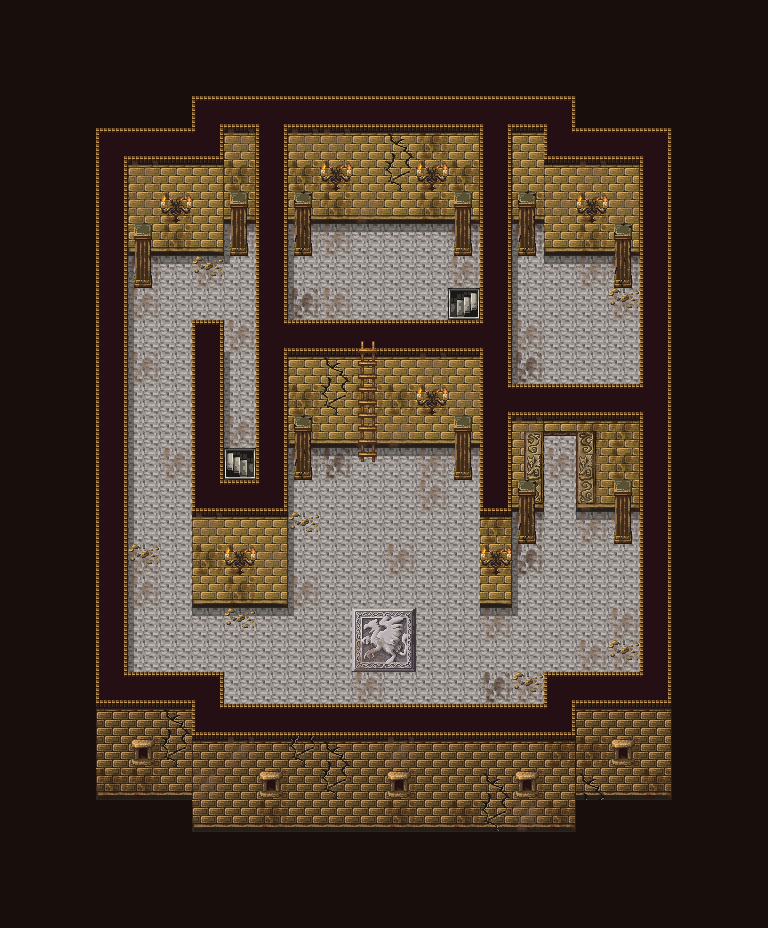

A level layout from a 2D game, rendered from its tile map. Below: a short description, then the map file with tile-grid data replaced by summaries:
An orthogonal 24x29 tile map with 32x32 px tiles, 8 tile layers (floor, wall, shadow, dirt, ...), 1 hidden layer not drawn and 2 objects (Encounter, TreasureChest).

<map version="1.10" tiledversion="1.10.1" orientation="orthogonal" renderorder="right-down" width="24" height="29" tilewidth="32" tileheight="32" infinite="0" nextlayerid="29" nextobjectid="3">
 <tileset firstgid="1" source="../12tsx/12_maptip.tsx" />
 <layer id="19" name="floor" width="24" height="29">
  <data>[696 cells, 347 non-empty, 5 distinct tile ids]</data>
 </layer>
 <layer id="3" name="wall" width="24" height="29">
  <data>[696 cells, 247 non-empty, 50 distinct tile ids]</data>
 </layer>
 <layer id="22" name="shadow" width="24" height="29">
  <data>[696 cells, 58 non-empty, 4 distinct tile ids]</data>
 </layer>
 <layer id="24" name="dirt" width="24" height="29">
  <data>[696 cells, 120 non-empty, 4 distinct tile ids]</data>
 </layer>
 <layer id="20" name="objects-2" width="24" height="29">
  <data>[696 cells, 36 non-empty, 12 distinct tile ids]</data>
 </layer>
 <layer id="25" name="chara" width="24" height="29">
  <data>[696 cells, 0 non-empty, 0 distinct tile ids]</data>
 </layer>
 <layer id="26" name="itembox" width="24" height="29" visible="0">
  <data>[696 cells, 3 non-empty, 1 distinct tile ids]</data>
 </layer>
 <layer id="23" name="objects-1" width="24" height="29">
  <data>[696 cells, 12 non-empty, 4 distinct tile ids]</data>
 </layer>
 <layer id="21" name="frame" width="24" height="29">
  <data>[696 cells, 294 non-empty, 1 distinct tile ids]</data>
 </layer>
 <objectgroup id="27" name="EncounterArea">
  <object id="1" type="Encounter" x="16" y="16" width="736" height="896">
   <properties>
    <property name="EncounterId" value="encounter_misttower_3" />
    <property name="unity:IsTrigger" type="bool" value="true" />
   </properties>
  </object>
 </objectgroup>
 <objectgroup id="28" name="TreasureChest_1">
  <properties>
   <property name="TreasureId" type="int" value="7" />
   <property name="unity:IsTrigger" type="bool" value="false" />
  </properties>
  <object id="2" type="TreasureChest" x="553.613" y="301.124" width="33.1133" height="31.0437">
   <properties>
    <property name="TreasureId" type="int" value="6" />
    <property name="unity:IsTrigger" type="bool" value="false" />
   </properties>
  </object>
 </objectgroup>
</map>
